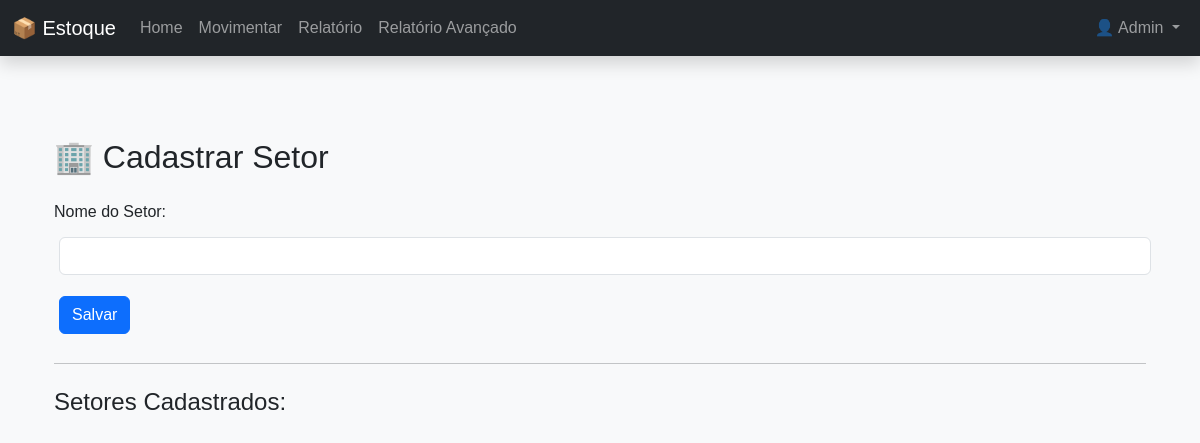
/cadastrar_setor (signed in), run on an earlier commit of the app's database.
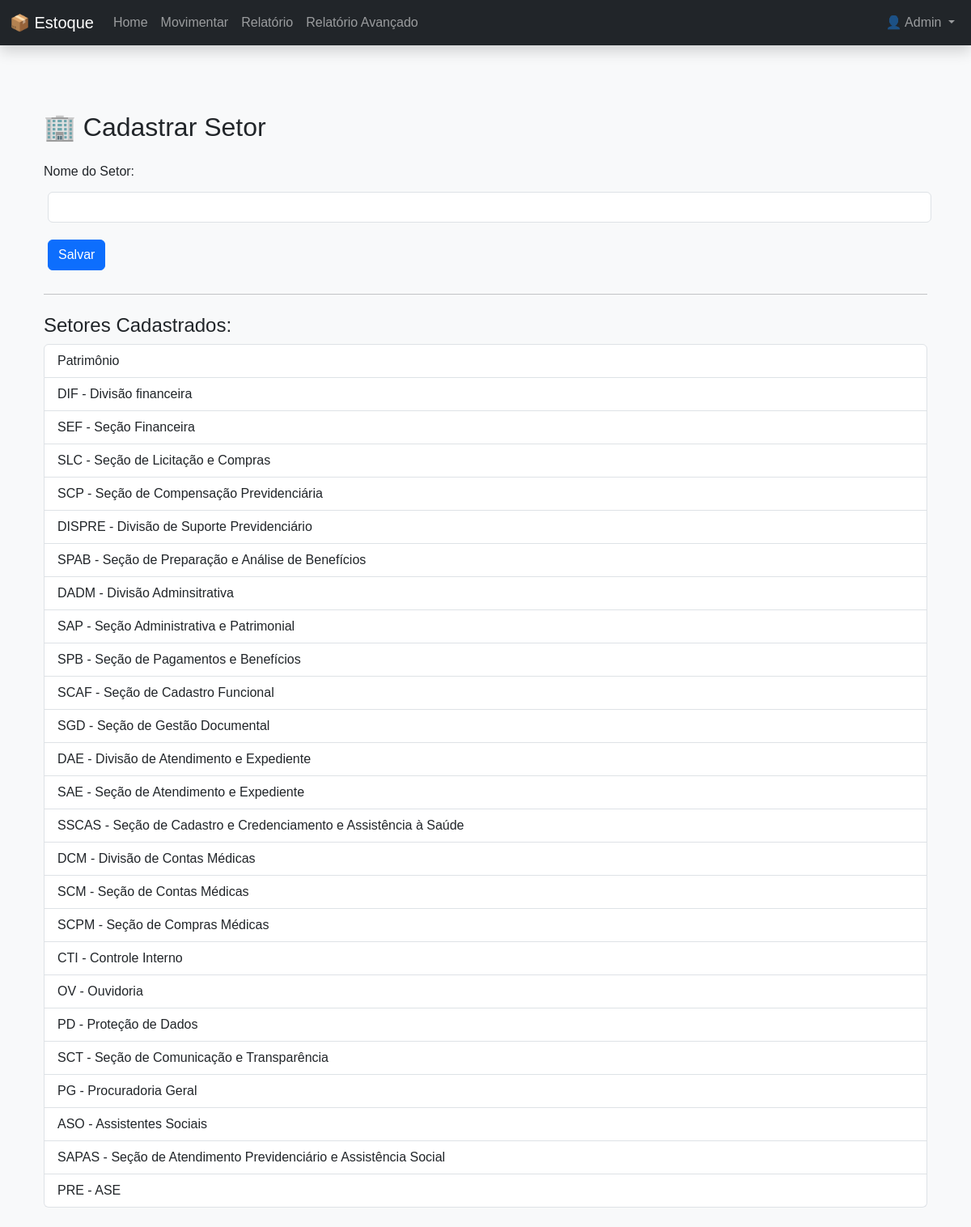
And on a later commit of the database.
### app.py (models this page shows, shortened)
class Usuario(db.Model, UserMixin):
    id = db.Column(db.Integer, primary_key=True)
    nome = db.Column(db.String(100), nullable=False)
    email = db.Column(db.String(100), unique=True, nullable=False)
    senha = db.Column(db.String(200), nullable=False)
    tipo = db.Column(db.String(20), nullable=False, default='usuario')  # 'admin' ou 'usuario'
    @property
    def is_admin(self):
        return self.tipo=='admin'

class Setor(db.Model):
    __tablename__ = 'setores'
    id = db.Column(db.Integer, primary_key=True)
    nome = db.Column(db.String(100), nullable=False)

### app.py (the view, shortened to what this page needs)
@app.route('/cadastrar_setor', methods=['GET', 'POST'])
@login_required
def cadastrar_setor():
    if not current_user.is_admin:
        flash('Acesso negado. Você não tem permissão para acessar esta página.', 'danger')
        return redirect(url_for('index'))
    setores = Setor.query.all()
    return render_template('cadastrar_setor.html', setores=setores)

### app.py (called while the page is built)
@login_manager.user_loader
def load_user(user_id):
    return Usuario.query.get(int(user_id))

### templates/cadastrar_setor.html (shortened to what this page needs)
{% extends 'base.html' %}
{% block content %}
  <div class="container mt-5">
    <h2 class="mb-4">🏢 Cadastrar Setor</h2>
    <form method="POST">
      <div class="mb-3">
        <label for="nome" class="form-label">Nome do Setor:</label>
        <input type="text" class="form-control" id="nome" name="nome" required>
      </div>
      <button type="submit" class="btn btn-primary">Salvar</button>
    </form>
    <hr class="my-4">
    <h4>Setores Cadastrados:</h4>
    <ul class="list-group">
      {% for setor in setores %}
        <li class="list-group-item">{{ setor.nome }}</li>
      {% endfor %}
    </ul>
  </div>
{% endblock %}

### templates/base.html (shortened to what this page needs)
<!DOCTYPE html>
<html lang="pt-br">
<head>
  <link href="https://cdn.jsdelivr.net/npm/bootstrap@5.3.3/dist/css/bootstrap.min.css" rel="stylesheet">
  <link rel="stylesheet" href="{{ url_for('static', filename='css/style.css') }}">
</head>
<body class="bg-light">
  <nav class="navbar navbar-expand-lg navbar-dark bg-dark fixed-top shadow">
    <div class="container-fluid">
      <a class="navbar-brand" href="{{ url_for('index') }}">📦 Estoque</a>
      <div class="collapse navbar-collapse" id="navbarNav">
        <ul class="navbar-nav me-auto">
          <li class="nav-item">
            <a class="nav-link {% if request.endpoint == 'index' %}active{% endif %}" href="{{ url_for('index') }}">Home</a>
          </li>
          <li class="nav-item">
            <a class="nav-link {% if request.endpoint == 'movimentar' %}active{% endif %}" href="{{ url_for('movimentar') }}">Movimentar</a>
          </li>
          <li class="nav-item">
            <a class="nav-link {% if request.endpoint == 'relatorio' %}active{% endif %}" href="{{ url_for('relatorio') }}">Relatório</a>
          </li>
          <li class="nav-item">
            <a class="nav-link" href="{{ url_for('relatorio_avancado') }}">Relatório Avançado</a>
          </li>
        </ul>
        <ul class="navbar-nav ms-auto">
        {% if current_user.is_authenticated %}
          <li class="nav-item dropdown">
            <a class="nav-link dropdown-toggle" href="#" id="userDropdown" role="button" data-bs-toggle="dropdown" aria-expanded="false">
              👤 {{ current_user.nome }}
            </a>
          </li>
        {% else %}
          <li class="nav-item">
            <a class="nav-link text-success" href="{{ url_for('login') }}">Login</a>
          </li>
        {% endif %}
        </ul>
      </div>
    </div>
  </nav>
  <main class="container my-4">
    {% block content %}{% endblock %}
  </main>
</body>
</html>

### static/css/style.css (style rules this page uses)
body { font-family: Arial, sans-serif; margin: 20px; }
form input, form button { margin: 5px; }

### templates/base.html (style rules this page uses)
body { padding-top: 70px; }

What changed in the data, as far as the page shows it:
added Setor: nome "Patrimônio"
added Setor: nome "DIF - Divisão financeira"
added Setor: nome "SEF - Seção Financeira"
added Setor: nome "SLC - Seção de Licitação e Compras"
added Setor: nome "SCP - Seção de Compensação Previdenciária"
added Setor: nome "DISPRE - Divisão de Suporte Previdenciário"
added Setor: nome "SPAB - Seção de Preparação e Análise de Benefícios"
added Setor: nome "DADM - Divisão Adminsitrativa"
added Setor: nome "SAP - Seção Administrativa e Patrimonial"
added Setor: nome "SPB - Seção de Pagamentos e Benefícios"
added Setor: nome "SCAF - Seção de Cadastro Funcional"
added Setor: nome "SGD - Seção de Gestão Documental"
added Setor: nome "DAE - Divisão de Atendimento e Expediente"
added Setor: nome "SAE - Seção de Atendimento e Expediente"
added Setor: nome "SSCAS - Seção de Cadastro e Credenciamento e Assistência à Saúde"
added Setor: nome "DCM - Divisão de Contas Médicas"
added Setor: nome "SCM - Seção de Contas Médicas"
added Setor: nome "SCPM - Seção de Compras Médicas"
added Setor: nome "CTI - Controle Interno"
added Setor: nome "OV - Ouvidoria"
added Setor: nome "PD - Proteção de Dados"
added Setor: nome "SCT - Seção de Comunicação e Transparência"
added Setor: nome "PG - Procuradoria Geral"
added Setor: nome "ASO - Assistentes Sociais"
added Setor: nome "SAPAS - Seção de Atendimento Previdenciário e Assistência Social"
added Setor: nome "PRE - ASE"
